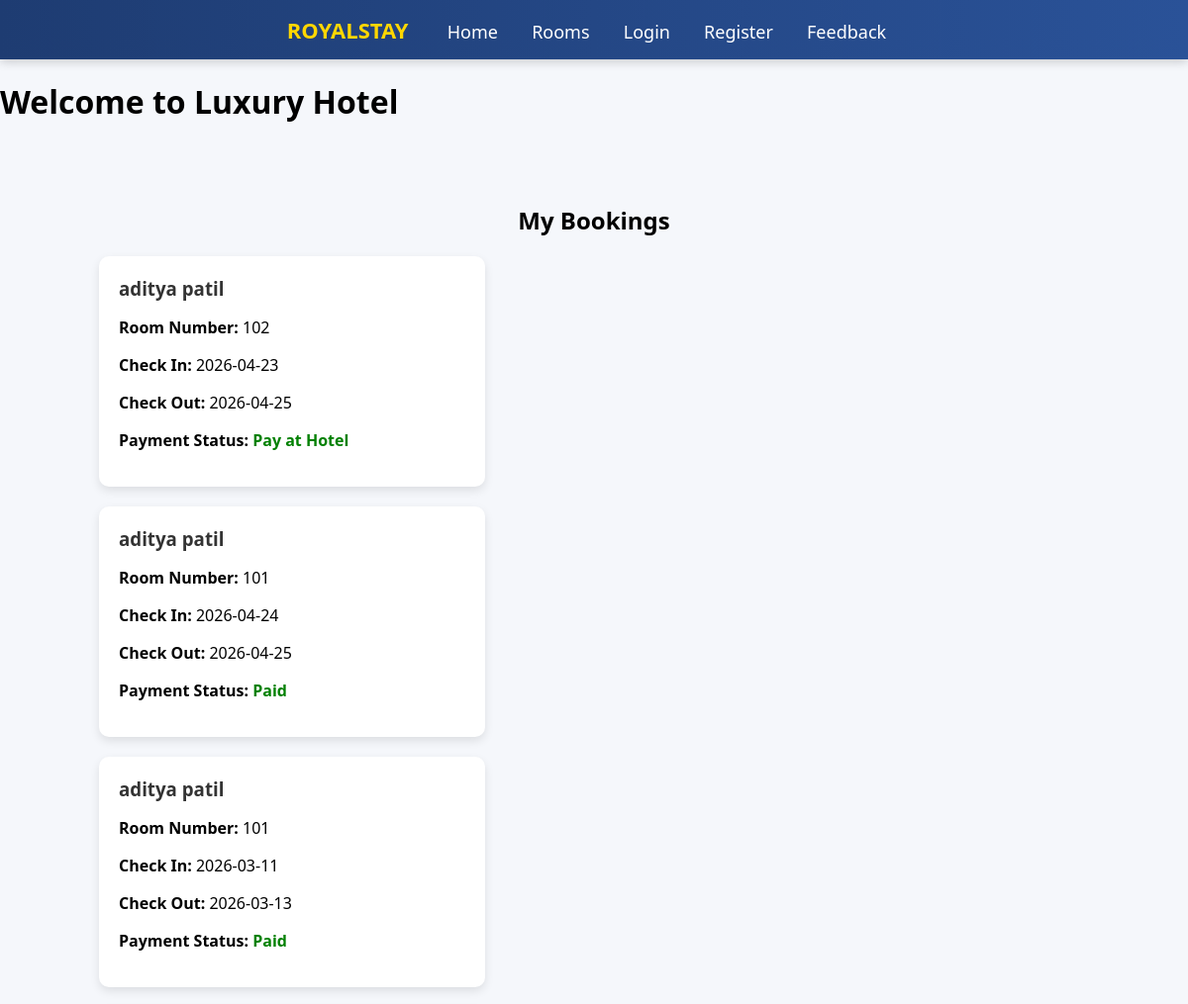
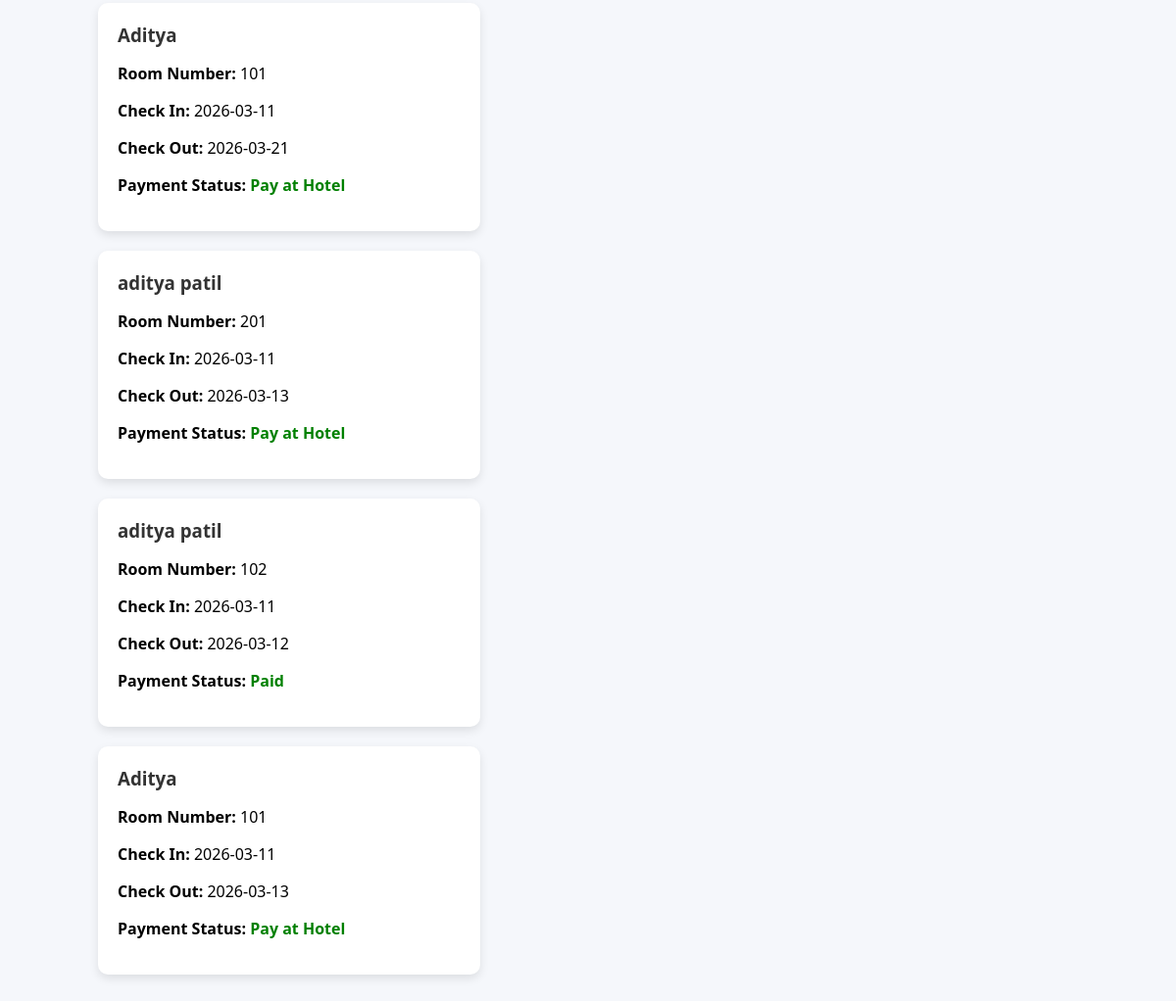
The page /bookings.php on the database its author committed (2 pictures, top to bottom).
### tables this page shows
CREATE TABLE `bookings` (
  `id` int(11) NOT NULL AUTO_INCREMENT,
  `user_name` varchar(100) DEFAULT NULL,
  `room_number` varchar(10) DEFAULT NULL,
  `checkin` date DEFAULT NULL,
  `checkout` date DEFAULT NULL,
  `payment_status` varchar(50) DEFAULT NULL,
  PRIMARY KEY (`id`)
);

### bookings.php (the view, shortened to what this page needs)
<!DOCTYPE html>
<html>
<head>
<link rel="stylesheet" href="css/style.css">
</head>
<body>
<?php include 'navbar.php'; ?>
<div class="bookings-container">
<h2 style="text-align:center;">My Bookings</h2>
<?php
$query="SELECT * FROM bookings ORDER BY id DESC";
$result=mysqli_query($conn,$query);
if(mysqli_num_rows($result)>0){
while($row=mysqli_fetch_assoc($result)){
?>
<div class="booking-card">
<h3><?php echo $row['user_name']; ?></h3>
<p><strong>Room Number:</strong> <?php echo $row['room_number']; ?></p>
<p><strong>Check In:</strong> <?php echo $row['checkin']; ?></p>
<p><strong>Check Out:</strong> <?php echo $row['checkout']; ?></p>
<p><strong>Payment Status:</strong>
<span class="status-paid"><?php echo $row['payment_status']; ?></span>
</p>
</div>
<?php
}
}else{
echo "<p style='text-align:center;'>No bookings found.</p>";
}
?>
</div>
</body>
</html>

### navbar.php (shortened to what this page needs)
<div class="navbar">
<span class="logo">ROYALSTAY</span>
<a href="index.php">Home</a>
<a href="rooms.php">Rooms</a>
<a href="login.php">Login</a>
<a href="register.php">Register</a>
<a href="feedback.php">Feedback</a>
</div>
<div class="hero-banner">
<h1>Welcome to Luxury Hotel</h1>
</div>

### style.css (style rules this page uses)
body { margin:0; font-family: 'Segoe UI', sans-serif; background:#f5f7fb; }
.navbar { background:linear-gradient(90deg,#1e3c72,#2a5298); padding:15px; text-align:center; box-shadow:0 2px 10px rgba(0,0,0,0.2); }
.navbar a { color:white; margin:15px; font-size:18px; text-decoration:none; transition:0.3s; }
.booking-card { background:white; padding:20px; margin:20px auto; width:350px; border-radius:10px; box-shadow:0 5px 15px rgba(0,0,0,0.2); }
.logo { font-size:22px; font-weight:bold; color:#ffd700; margin-right:30px; }
.navbar { background:linear-gradient(90deg,#1e3c72,#2a5298); padding:15px; text-align:center; }
.navbar a { color:white; margin:15px; font-size:18px; text-decoration:none; }
.logo { color:#ffd700; font-weight:bold; margin-right:20px; }

### bookings.php (style rules this page uses)
.bookings-container { max-width:1000px; margin:auto; padding:40px; }
.booking-card { background:white; padding:20px; margin:20px 0; border-radius:10px; box-shadow:0 4px 10px rgba(0,0,0,0.1); transition:0.3s; }
.booking-card h3 { margin:0; color:#333; }
.status-paid { color:green; font-weight:bold; }

### rows shown on the page
bookings: user_name "aditya patil", room_number "102", checkin "2026-04-23", checkout "2026-04-25", payment_status "Pay at Hotel"
bookings: user_name "aditya patil", room_number "101", checkin "2026-04-24", checkout "2026-04-25", payment_status "Paid"
bookings: user_name "aditya patil", room_number "101", checkin "2026-03-11", checkout "2026-03-13", payment_status "Paid"
bookings: user_name "Aditya", room_number "101", checkin "2026-03-11", checkout "2026-03-21", payment_status "Pay at Hotel"
bookings: user_name "aditya patil", room_number "201", checkin "2026-03-11", checkout "2026-03-13", payment_status "Pay at Hotel"
bookings: user_name "aditya patil", room_number "102", checkin "2026-03-11", checkout "2026-03-12", payment_status "Paid"
bookings: user_name "Aditya", room_number "101", checkin "2026-03-11", checkout "2026-03-13", payment_status "Pay at Hotel"
